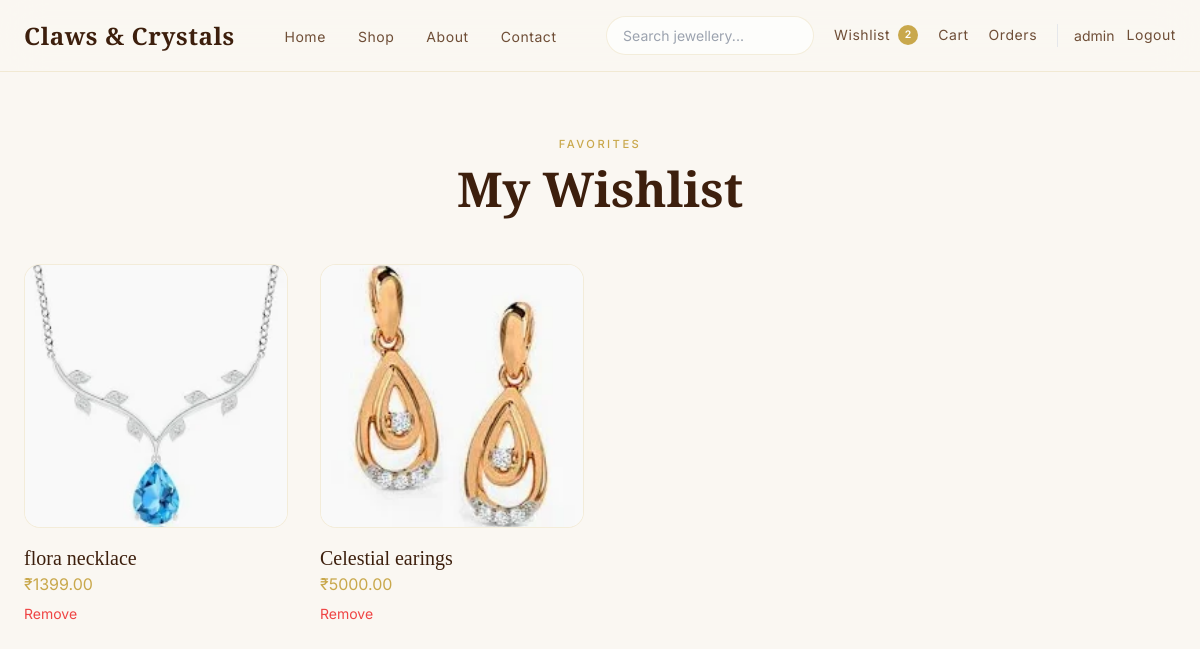
Screenshot of /wishlist/ (signed in) with the database file from the repository.
### wishlist/models.py (models this page shows, shortened)
class Wishlist(models.Model):
    user = models.ForeignKey(
        settings.AUTH_USER_MODEL,
        on_delete=models.CASCADE,
        related_name="wishlist_items"
    )
    product = models.ForeignKey(
        Product,
        on_delete=models.CASCADE
    )
    created_at = models.DateTimeField(
        auto_now_add=True
    )
    class Meta:
        unique_together = (
            "user",
            "product",
        )

### products/models.py (models this page shows, shortened)
class Product(models.Model):
    STATUS_CHOICES = (
        ("draft", "Draft"),
        ("published", "Published"),
        ("out_of_stock", "Out of Stock"),
    )
    category = models.ForeignKey(
        Category,
        on_delete=models.CASCADE,
        related_name="products"
    )
    name = models.CharField(max_length=200)
    slug = models.SlugField(
        unique=True
    )
    sku = models.CharField(
        max_length=50,
        unique=True,
        blank=True,
        null=True
    )
    description = models.TextField()
    price = models.DecimalField(
        max_digits=10,
        decimal_places=2
    )
    discounted_price = models.DecimalField(
        max_digits=10,
        decimal_places=2,
        blank=True,
        null=True
    )
    stock = models.PositiveIntegerField(
        default=0
    )
    material = models.CharField(
        max_length=100,
        blank=True
    )
    weight = models.CharField(
        max_length=50,
        blank=True
    )
    featured = models.BooleanField(
        default=False
    )
    status = models.CharField(
        max_length=20,
        choices=STATUS_CHOICES,
        default="draft"
    )
    created_at = models.DateTimeField(
        auto_now_add=True
    )
    updated_at = models.DateTimeField(
        auto_now=True
    )
    tags = models.ManyToManyField(Tag, blank=True)
    seo_title = models.CharField(
    max_length=255,
    blank=True
    )
    seo_description = models.TextField(
        blank=True
    )
    @property
    def primary_image(self):
        primary = self.images.filter(
            is_primary=True
        ).first()
        return primary or self.images.first()

class ProductImage(models.Model):
    product = models.ForeignKey(
        Product,
        on_delete=models.CASCADE,
        related_name="images"
    )
    image = models.ImageField(
        upload_to="products/"
    )
    alt_text = models.CharField(
        max_length=255,
        blank=True
    )
    is_primary = models.BooleanField(
        default=False
    )

### wishlist/views.py (the view)
@login_required
def wishlist_view(request):
    items = Wishlist.objects.filter(
        user=request.user
    ).select_related(
        "product"
    )
    return render(
        request,
        "wishlist/wishlist.html",
        {
            "items": items
        }
    )

### cart/context_processors.py (called while the page is built)
def navbar_counts(request):
    cart_count = 0
    wishlist_count = 0
    if request.user.is_authenticated:
        cart_count = (
            CartItem.objects.filter(
                user=request.user
            ).aggregate(
                total=Sum("quantity")
            )["total"]
            or 0
        )
        wishlist_count = Wishlist.objects.filter(
            user=request.user
        ).count()
    return {
        "cart_count": cart_count,
        "wishlist_count": wishlist_count,
    }

### templates/wishlist/wishlist.html (shortened to what this page needs)
{% extends "base.html" %}
{% block content %}
<section class="py-16 px-6 min-h-screen">
    <div class="max-w-7xl mx-auto">
        <div class="section-header mb-12">
            <span class="section-eyebrow">
                Favorites
            </span>
            <h1 class="section-title">
                My Wishlist
            </h1>
        </div>
        {% if items %}
        <div class="grid md:grid-cols-3 lg:grid-cols-4 gap-8">
            {% for item in items %}
            <div class="product-card">
                <a href="{% url 'product_detail' item.product.slug %}">
                    {% if item.product.primary_image %}
                    <div class="glass-card overflow-hidden">
                        <img
                            src="{{ item.product.primary_image.image.url }}"
                            alt="{{ item.product.name }}"
                            class="aspect-square object-cover w-full"
                        >
                    </div>
                    {% endif %}
                    <h3 class="mt-4 font-serif text-xl text-brown">
                        {{ item.product.name }}
                    </h3>
                    <p class="text-gold">
                        ₹{{ item.product.price }}
                    </p>
                </a>
                <a
                    href="{% url 'toggle_wishlist' item.product.id %}"
                    class="text-sm text-red-500 mt-2 inline-block"
                >
                    Remove
                </a>
            </div>
            {% endfor %}
        </div>
        {% endif %}
    </div>
</section>
{% endblock %}

### templates/partials/navbar.html (shortened to what this page needs)
<nav class="site-nav sticky top-0 z-50" id="site-nav">
    <div class="page-container py-4">
        <div class="flex items-center justify-between gap-4">
            <a href="/"
                class="font-serif text-2xl font-semibold tracking-wide text-brown hover:text-gold transition-colors shrink-0">
                Claws &amp; Crystals
            </a>
            <ul class="hidden lg:flex items-center gap-8">
                <li><a href="/" class="nav-link">Home</a></li>
                <li><a href="{% url 'product_list' %}" class="nav-link">Shop</a></li>
                <li><a href="{% url 'about' %}" class="nav-link">About</a></li>
                <li><a href="{% url 'contact' %}" class="nav-link">Contact</a></li>
            </ul>
            <div class="hidden lg:flex items-center gap-5">
                <form method="GET" action="{% url 'product_list' %}">
                    <input type="text" name="q" placeholder="Search jewellery..."
                        value="{{ request.GET.q }}" class="search-input">
                </form>
                <a href="{% url 'wishlist' %}" class="nav-link flex items-center gap-2">
                    Wishlist
                    {% if wishlist_count %}
                    <span class="badge-count">{{ wishlist_count }}</span>
                    {% endif %}
                </a>
                <a href="{% url 'cart' %}" class="nav-link flex items-center gap-2">
                    Cart
                </a>
                <a href="{% url 'my_orders' %}" class="nav-link">Orders</a>
                {% if request.user.is_authenticated %}
                <div class="flex items-center gap-3 pl-4 border-l border-gold/20">
                    <a href="{% url 'profile' %}" class="text-sm text-brown-mid hover:text-gold transition-colors">
                        {{ request.user.username }}
                    </a>
                    <a href="{% url 'logout' %}" class="nav-link">Logout</a>
                </div>
                {% else %}
                <div class="flex items-center gap-3 pl-4 border-l border-gold/20">
                    <a href="{% url 'login' %}" class="nav-link">Login</a>
                    <a href="{% url 'register' %}" class="btn-primary !py-2 !px-5 !text-xs">Register</a>
                </div>
                {% endif %}
            </div>
        </div>
    </div>
</nav>

### static/css/design-tokens.css (style rules this page uses)
:root { --cc-font-serif: "Cormorant Garamond", Georgia, serif; --cc-font-sans: "Inter", system-ui, sans-serif; --cc-ivory: #FAF7F2; --cc-cream: #F3ECE3; --cc-blush: #E8D5C4; --cc-accent: #C9A84C; --cc-accent-light: #E8D499; --cc-accent-hover: #3D1F0D; --cc-brown: #3D1F0D; --cc-brown-mid: #6F4E37; --cc-muted: #9A8070; --cc-white: #FFFFFF; --cc-bg: var(--cc-ivory); --cc-bg-subtle: var(--cc-cream); --cc-text: var(--cc-brown); --cc-text-secondary: var(--cc-brown-mid); --cc-text-muted: var(--cc-muted); --cc-text-on-accent: var(--cc-ivory); --cc-text-on-dark: var(--cc-blush); --cc-danger: #b91c1c; --cc-success: #15803d; --cc-warning: #b45309; --cc-surface: rgba(255, 255, 255, 0.55); --cc-surface-solid: rgba(255, 255, 255, 0.85); --cc-surface-dark: var(--cc-brown); --cc-border: rgba(201, 168, 76, 0.18); --cc-border-strong: rgba(201, 168, 76, 0.35); --cc-input-bg: rgba(250, 247, 242, 0.8); --cc-nav-bg: rgba(250, 247, 242, 0.88); --cc-radius-sm: 0.5rem; --cc-radius-md: 1rem; --cc-radius-pill: 9999px; --cc-shadow-soft: 0 8px 40px rgba(61, 31, 13, 0.08); --cc-shadow-focus: 0 0 0 3px rgba(201, 168, 76, 0.15); --cc-blur: 16px; --cc-transition: 0.25s ease; --cc-space-page: 1.5rem; --cc-space-section: 4rem; --cc-container: 80rem; }

### static/css/style.css (style rules this page uses)
.page-container { max-width: var(--cc-container); margin-inline: auto; padding-inline: var(--cc-space-page); }
.nav-link { font-family: var(--cc-font-sans); font-size: 0.875rem; font-weight: 400; letter-spacing: 0.04em; color: var(--cc-text-secondary); text-decoration: none; position: relative; padding-bottom: 2px; transition: color var(--cc-transition); }
.nav-link::after { content: ""; position: absolute; bottom: 0; left: 0; width: 0; height: 1px; background: var(--cc-accent); transition: width 0.3s ease; }
.site-nav { background: var(--cc-nav-bg); backdrop-filter: blur(20px); -webkit-backdrop-filter: blur(20px); border-bottom: 1px solid var(--cc-border); }
.badge-count { display: inline-flex; align-items: center; justify-content: center; min-width: 1.25rem; height: 1.25rem; padding: 0 0.35rem; border-radius: var(--cc-radius-pill); background: var(--cc-accent); color: var(--cc-white); font-size: 0.65rem; font-weight: 600; }
.glass-card { background: var(--cc-surface); backdrop-filter: blur(var(--cc-blur)); -webkit-backdrop-filter: blur(var(--cc-blur)); border: 1px solid var(--cc-border); border-radius: var(--cc-radius-md); transition: box-shadow 0.3s ease, transform 0.3s ease, border-color var(--cc-transition); }
.section-eyebrow { display: block; font-family: var(--cc-font-sans); font-size: 0.7rem; font-weight: 500; letter-spacing: 0.22em; text-transform: uppercase; color: var(--cc-accent); margin-bottom: 0.5rem; }
.section-header { text-align: center; }
.section-title { font-family: var(--cc-font-serif); font-size: clamp(2rem, 4vw, 3rem); font-weight: 600; color: var(--cc-text); line-height: 1.15; }
.product-card { display: block; text-decoration: none; cursor: pointer; }
.search-input { width: 100%; max-width: 13rem; padding: 0.5rem 1rem; border-radius: var(--cc-radius-pill); border: 1px solid var(--cc-border); background: rgba(255, 255, 255, 0.7); font-size: 0.875rem; font-family: var(--cc-font-sans); color: var(--cc-text); outline: none; transition: border-color var(--cc-transition), box-shadow var(--cc-transition); }

### rows the page displays
Wishlist: product.primary_image.image (picture), product.name "flora necklace", product.price "1399.00"
Wishlist: product.primary_image.image (picture), product.name "Celestial earings", product.price "5000.00"

### other values shown
{{ wishlist_count }} "2"
{{ request.user.username }} "admin"
